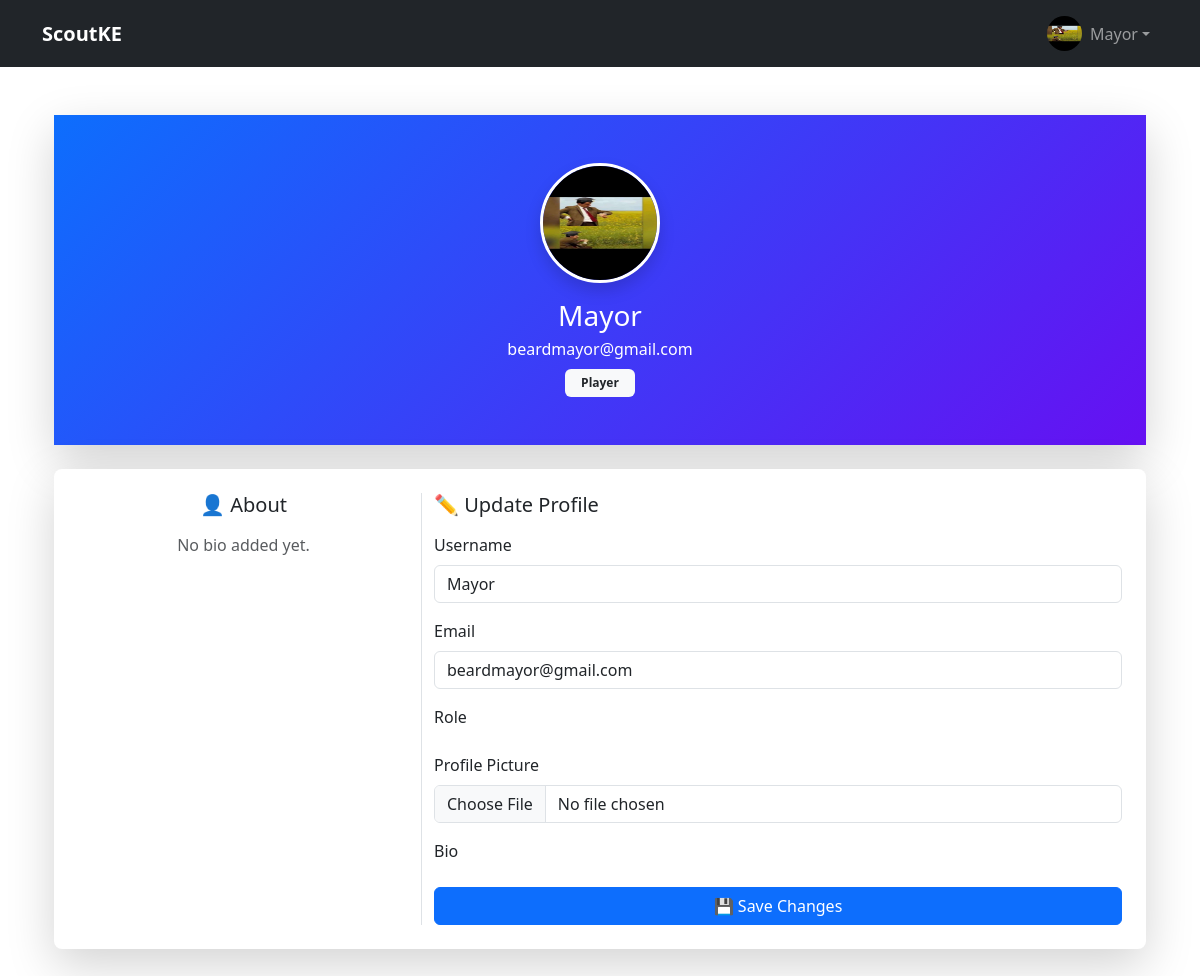
The app's page /accounts/profile/ (signed in) with its own data.
### accounts/models.py (models this page shows, shortened)
class User(AbstractUser):
    ROLE_CHOICES = (
        ('player', 'Player'),
        ('scout', 'Scout'),
        ('club', 'Club'),
        ("fan", "Fan"),
    )
    role = models.CharField(max_length=20, choices=ROLE_CHOICES)
    bio = models.TextField(blank=True, null=True)
    profile_picture = models.ImageField(upload_to='profiles/', blank=True, null=True)
    followers = models.ManyToManyField(
        'self',
        symmetrical=False,
        related_name='following',
        blank=True
    )
    saved_players = models.ManyToManyField(
        'self',
        symmetrical=False,
        related_name='saved_by',
        blank=True
    )

### accounts/views.py (the view)
# urls.py: path('profile/', views.profile, name='profile'),
@login_required
def profile(request):
    if request.method == 'POST':
        form = UserUpdateForm(request.POST, request.FILES, instance=request.user)
        if form.is_valid():
            form.save()
            messages.success(request, "✅ Profile updated successfully!")
            return redirect('profile')
    else:
        form = UserUpdateForm(instance=request.user)
    return render(request, 'accounts/profile.html', {'form': form})

### accounts/forms.py
class UserUpdateForm(forms.ModelForm):
    class Meta:
        model = User
        fields = ['username', 'email', 'profile_picture']  # role stays fixed usually
        widgets = {
            'username': forms.TextInput(attrs={'class': 'form-control'}),
            'email': forms.EmailInput(attrs={'class': 'form-control'}),
            'role': forms.Select(attrs={'class': 'form-select'}),
            'profile_picture': forms.FileInput(attrs={'class': 'form-control'}),
        }

### templates/accounts/profile.html (shortened to what this page needs)
{% extends 'base.html' %}
{% load static %}
{% block content %}
<div class="container mt-5">
  <div class="card shadow-lg border-0 rounded-3 mb-4">
    <div class="card-body text-center p-5" style="background: linear-gradient(135deg, #0d6efd, #6610f2); color: white;">
      {% if user.profile_picture %}
        <img src="{{ user.profile_picture.url }}"
             class="rounded-circle shadow border border-3 border-white mb-3"
             width="120" height="120" alt="Profile Picture">
      {% else %}
        <img src="{% static 'img/default-avatar.png' %}"
             class="rounded-circle shadow border border-3 border-white mb-3"
             width="120" height="120" alt="Default Avatar">
      {% endif %}
      <h3 class="mb-1">{{ user.username }}</h3>
      <p class="mb-0">{{ user.email }}</p>
      <span class="badge bg-light text-dark text-capitalize px-3 py-2 mt-2">{{ user.role }}</span>
    </div>
  </div>
  <div class="card shadow-lg border-0 rounded-3">
    <div class="card-body p-4">
      <div class="row">
        <div class="col-md-4 border-end text-center">
          <h5 class="mb-3">👤 About</h5>
          <p class="text-muted">
            {% if user.bio %}
              {{ user.bio }}
            {% else %}
              No bio added yet.
            {% endif %}
          </p>
        </div>
        <div class="col-md-8">
          <h5 class="mb-3">✏️ Update Profile</h5>
          <form method="post" enctype="multipart/form-data">
            <div class="mb-3">
              <label class="form-label">Username</label>
              {{ form.username }}
            </div>
            <div class="mb-3">
              <label class="form-label">Email</label>
              {{ form.email }}
            </div>
            <div class="mb-3">
              <label class="form-label">Role</label>
            </div>
            <div class="mb-3">
              <label class="form-label">Profile Picture</label>
              {{ form.profile_picture }}
            </div>
            <div class="mb-3">
              <label class="form-label">Bio</label>
            </div>
            <div class="d-grid">
              <button type="submit" class="btn btn-primary">💾 Save Changes</button>
            </div>
          </form>
        </div>
      </div>
    </div>
  </div>
</div>
{% endblock %}

### templates/base.html (shortened to what this page needs)
<!DOCTYPE html>
<html lang="en">
<head>
  <link href="https://cdn.jsdelivr.net/npm/bootstrap@5.3.3/dist/css/bootstrap.min.css" rel="stylesheet">
  {% load static %}
</head>
<body>
<nav class="navbar navbar-expand-lg navbar-dark bg-dark">
  <div class="container">
    <a class="navbar-brand fw-bold" href="/">ScoutKE</a>
    <div class="collapse navbar-collapse" id="navbarNav">
      <ul class="navbar-nav ms-auto align-items-center">
        <li class="nav-item dropdown">
          <a class="nav-link dropdown-toggle d-flex align-items-center" href="#" id="navbarProfile" role="button" data-bs-toggle="dropdown" aria-expanded="false">
            {% if user.is_authenticated and user.profile_picture %}
              <img src="{{ user.profile_picture.url }}"
                   alt="Profile Picture"
                   class="rounded-circle me-2" width="35" height="35">
            {% else %}
              <img src="{% static 'img/default-avatar.png' %}"
                   alt="Default Avatar"
                   class="rounded-circle me-2" width="35" height="35">
            {% endif %}
            {% if user.is_authenticated %}
              {{ user.username }}
            {% else %}
              Guest
            {% endif %}
          </a>
        </li>
      </ul>
    </div>
  </div>
</nav>
  <main class="container my-5">
    {% block content %}{% endblock %}
  </main>
</body>
</html>

### records on screen
User: profile_picture (picture), username "Mayor", email "beardmayor@gmail.com", role "Player"
